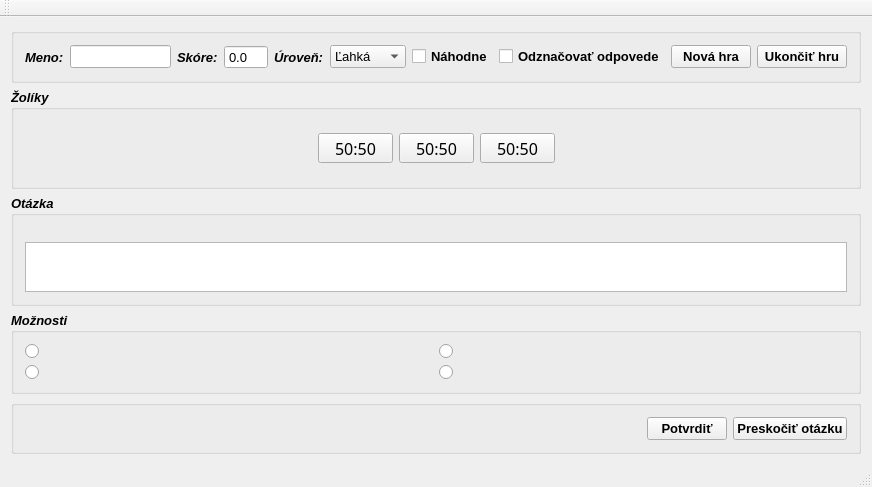
<?xml version="1.0" encoding="UTF-8"?>
<ui version="4.0">
 <class>cv8_milionarClass</class>
 <widget class="QMainWindow" name="cv8_milionarClass">
  <property name="geometry">
   <rect>
    <x>0</x>
    <y>0</y>
    <width>868</width>
    <height>487</height>
   </rect>
  </property>
  <property name="maximumSize">
   <size>
    <width>1920</width>
    <height>1080</height>
   </size>
  </property>
  <property name="font">
   <font>
    <family>Arial</family>
    <weight>75</weight>
    <italic>true</italic>
    <bold>true</bold>
   </font>
  </property>
  <property name="windowTitle">
   <string>cv8_milionar</string>
  </property>
  <widget class="QWidget" name="centralWidget">
   <property name="maximumSize">
    <size>
     <width>16777215</width>
     <height>16777215</height>
    </size>
   </property>
   <property name="font">
    <font>
     <family>Arial</family>
     <pointsize>10</pointsize>
     <weight>75</weight>
     <italic>true</italic>
     <bold>true</bold>
    </font>
   </property>
   <layout class="QVBoxLayout" name="verticalLayout">
    <item>
     <widget class="QGroupBox" name="groupBoxMain">
      <property name="minimumSize">
       <size>
        <width>850</width>
        <height>50</height>
       </size>
      </property>
      <property name="maximumSize">
       <size>
        <width>1000000</width>
        <height>1000000</height>
       </size>
      </property>
      <property name="font">
       <font>
        <family>Arial</family>
        <pointsize>10</pointsize>
        <weight>75</weight>
        <italic>true</italic>
        <bold>true</bold>
       </font>
      </property>
      <property name="title">
       <string/>
      </property>
      <layout class="QGridLayout" name="gridLayout">
       <item row="0" column="4">
        <widget class="QLabel" name="labelDifficulty">
         <property name="font">
          <font>
           <family>Arial</family>
           <pointsize>10</pointsize>
           <weight>75</weight>
           <italic>true</italic>
           <bold>true</bold>
          </font>
         </property>
         <property name="text">
          <string>Úroveň:</string>
         </property>
        </widget>
       </item>
       <item row="0" column="8">
        <widget class="QPushButton" name="pushButtonNewGame">
         <property name="font">
          <font>
           <family>Arial</family>
           <pointsize>10</pointsize>
           <weight>75</weight>
           <italic>false</italic>
           <bold>true</bold>
          </font>
         </property>
         <property name="text">
          <string>Nová hra</string>
         </property>
         <property name="default">
          <bool>false</bool>
         </property>
         <property name="flat">
          <bool>false</bool>
         </property>
        </widget>
       </item>
       <item row="0" column="9">
        <widget class="QPushButton" name="pushButtonEndGame">
         <property name="minimumSize">
          <size>
           <width>90</width>
           <height>0</height>
          </size>
         </property>
         <property name="font">
          <font>
           <family>Arial</family>
           <pointsize>10</pointsize>
           <weight>75</weight>
           <italic>false</italic>
           <bold>true</bold>
          </font>
         </property>
         <property name="text">
          <string>Ukončiť hru</string>
         </property>
        </widget>
       </item>
       <item row="0" column="6">
        <widget class="QCheckBox" name="randomQuestions">
         <property name="font">
          <font>
           <family>Arial</family>
           <pointsize>10</pointsize>
           <weight>75</weight>
           <italic>false</italic>
           <bold>true</bold>
          </font>
         </property>
         <property name="text">
          <string>Náhodne</string>
         </property>
        </widget>
       </item>
       <item row="0" column="5">
        <widget class="QComboBox" name="difficulty">
         <property name="font">
          <font>
           <family>Arial</family>
           <pointsize>10</pointsize>
           <weight>50</weight>
           <italic>false</italic>
           <bold>false</bold>
          </font>
         </property>
         <property name="currentIndex">
          <number>0</number>
         </property>
         <item>
          <property name="text">
           <string>Ľahká</string>
          </property>
         </item>
         <item>
          <property name="text">
           <string>Stredná</string>
          </property>
         </item>
         <item>
          <property name="text">
           <string>Ťažká</string>
          </property>
         </item>
        </widget>
       </item>
       <item row="0" column="0">
        <widget class="QLabel" name="labelName">
         <property name="font">
          <font>
           <family>Arial</family>
           <pointsize>10</pointsize>
           <weight>75</weight>
           <italic>true</italic>
           <bold>true</bold>
          </font>
         </property>
         <property name="text">
          <string>Meno:</string>
         </property>
        </widget>
       </item>
       <item row="0" column="3">
        <widget class="QDoubleSpinBox" name="scoreBox">
         <property name="font">
          <font>
           <family>Arial</family>
           <pointsize>10</pointsize>
           <weight>50</weight>
           <italic>false</italic>
           <bold>false</bold>
          </font>
         </property>
         <property name="frame">
          <bool>true</bool>
         </property>
         <property name="readOnly">
          <bool>true</bool>
         </property>
         <property name="buttonSymbols">
          <enum>QAbstractSpinBox::NoButtons</enum>
         </property>
         <property name="decimals">
          <number>1</number>
         </property>
        </widget>
       </item>
       <item row="0" column="1">
        <widget class="QLineEdit" name="lineEditName">
         <property name="minimumSize">
          <size>
           <width>100</width>
           <height>0</height>
          </size>
         </property>
         <property name="font">
          <font>
           <family>Arial</family>
           <pointsize>10</pointsize>
           <weight>50</weight>
           <italic>false</italic>
           <bold>false</bold>
          </font>
         </property>
         <property name="text">
          <string/>
         </property>
        </widget>
       </item>
       <item row="0" column="2">
        <widget class="QLabel" name="labelScore">
         <property name="font">
          <font>
           <family>Arial</family>
           <pointsize>10</pointsize>
           <weight>75</weight>
           <italic>true</italic>
           <bold>true</bold>
          </font>
         </property>
         <property name="text">
          <string>Skóre:</string>
         </property>
        </widget>
       </item>
       <item row="0" column="7">
        <widget class="QCheckBox" name="uncheckChoices">
         <property name="font">
          <font>
           <family>Arial</family>
           <pointsize>10</pointsize>
           <weight>75</weight>
           <italic>false</italic>
           <bold>true</bold>
          </font>
         </property>
         <property name="autoFillBackground">
          <bool>false</bool>
         </property>
         <property name="text">
          <string>Odznačovať odpovede</string>
         </property>
         <property name="tristate">
          <bool>false</bool>
         </property>
        </widget>
       </item>
      </layout>
     </widget>
    </item>
    <item>
     <widget class="QGroupBox" name="groupBoxZoliky">
      <property name="minimumSize">
       <size>
        <width>0</width>
        <height>100</height>
       </size>
      </property>
      <property name="maximumSize">
       <size>
        <width>1000000</width>
        <height>1000000</height>
       </size>
      </property>
      <property name="font">
       <font>
        <family>Arial</family>
        <pointsize>10</pointsize>
        <weight>75</weight>
        <italic>true</italic>
        <bold>true</bold>
       </font>
      </property>
      <property name="title">
       <string>Žolíky</string>
      </property>
      <layout class="QHBoxLayout" name="horizontalLayout">
       <item>
        <spacer name="horizontalSpacer">
         <property name="orientation">
          <enum>Qt::Horizontal</enum>
         </property>
         <property name="sizeHint" stdset="0">
          <size>
           <width>40</width>
           <height>20</height>
          </size>
         </property>
        </spacer>
       </item>
       <item>
        <spacer name="horizontalSpacer_3">
         <property name="orientation">
          <enum>Qt::Horizontal</enum>
         </property>
         <property name="sizeHint" stdset="0">
          <size>
           <width>40</width>
           <height>20</height>
          </size>
         </property>
        </spacer>
       </item>
       <item>
        <widget class="QPushButton" name="pushButtonZolik1">
         <property name="enabled">
          <bool>true</bool>
         </property>
         <property name="minimumSize">
          <size>
           <width>75</width>
           <height>30</height>
          </size>
         </property>
         <property name="maximumSize">
          <size>
           <width>75</width>
           <height>30</height>
          </size>
         </property>
         <property name="font">
          <font>
           <family>Kristen ITC</family>
           <pointsize>12</pointsize>
           <weight>50</weight>
           <italic>false</italic>
           <bold>false</bold>
          </font>
         </property>
         <property name="autoFillBackground">
          <bool>false</bool>
         </property>
         <property name="text">
          <string>50:50</string>
         </property>
         <property name="flat">
          <bool>false</bool>
         </property>
        </widget>
       </item>
       <item>
        <widget class="QPushButton" name="pushButtonZolik2">
         <property name="minimumSize">
          <size>
           <width>75</width>
           <height>30</height>
          </size>
         </property>
         <property name="maximumSize">
          <size>
           <width>75</width>
           <height>30</height>
          </size>
         </property>
         <property name="font">
          <font>
           <family>Kristen ITC</family>
           <pointsize>12</pointsize>
           <weight>50</weight>
           <italic>false</italic>
           <bold>false</bold>
          </font>
         </property>
         <property name="text">
          <string>50:50</string>
         </property>
        </widget>
       </item>
       <item>
        <widget class="QPushButton" name="pushButtonZolik3">
         <property name="enabled">
          <bool>true</bool>
         </property>
         <property name="minimumSize">
          <size>
           <width>75</width>
           <height>30</height>
          </size>
         </property>
         <property name="maximumSize">
          <size>
           <width>75</width>
           <height>30</height>
          </size>
         </property>
         <property name="font">
          <font>
           <family>Kristen ITC</family>
           <pointsize>12</pointsize>
           <weight>50</weight>
           <italic>false</italic>
           <bold>false</bold>
          </font>
         </property>
         <property name="text">
          <string>50:50</string>
         </property>
         <property name="autoDefault">
          <bool>false</bool>
         </property>
         <property name="default">
          <bool>false</bool>
         </property>
         <property name="flat">
          <bool>false</bool>
         </property>
        </widget>
       </item>
       <item>
        <spacer name="horizontalSpacer_4">
         <property name="orientation">
          <enum>Qt::Horizontal</enum>
         </property>
         <property name="sizeHint" stdset="0">
          <size>
           <width>40</width>
           <height>20</height>
          </size>
         </property>
        </spacer>
       </item>
       <item>
        <spacer name="horizontalSpacer_2">
         <property name="orientation">
          <enum>Qt::Horizontal</enum>
         </property>
         <property name="sizeHint" stdset="0">
          <size>
           <width>40</width>
           <height>20</height>
          </size>
         </property>
        </spacer>
       </item>
      </layout>
     </widget>
    </item>
    <item>
     <widget class="QGroupBox" name="groupBoxQuestion">
      <property name="minimumSize">
       <size>
        <width>0</width>
        <height>100</height>
       </size>
      </property>
      <property name="maximumSize">
       <size>
        <width>1000000</width>
        <height>1000000</height>
       </size>
      </property>
      <property name="font">
       <font>
        <family>Arial</family>
        <pointsize>10</pointsize>
        <weight>75</weight>
        <italic>true</italic>
        <bold>true</bold>
       </font>
      </property>
      <property name="title">
       <string>Otázka</string>
      </property>
      <property name="flat">
       <bool>false</bool>
      </property>
      <layout class="QVBoxLayout" name="verticalLayout_3">
       <item>
        <spacer name="verticalSpacer">
         <property name="orientation">
          <enum>Qt::Vertical</enum>
         </property>
         <property name="sizeHint" stdset="0">
          <size>
           <width>20</width>
           <height>5</height>
          </size>
         </property>
        </spacer>
       </item>
       <item>
        <widget class="QTextEdit" name="textEditQuestion">
         <property name="minimumSize">
          <size>
           <width>0</width>
           <height>50</height>
          </size>
         </property>
         <property name="maximumSize">
          <size>
           <width>16777215</width>
           <height>50</height>
          </size>
         </property>
         <property name="font">
          <font>
           <family>Arial</family>
           <pointsize>10</pointsize>
           <weight>50</weight>
           <italic>false</italic>
           <bold>false</bold>
          </font>
         </property>
         <property name="cursor" stdset="0">
          <cursorShape>ArrowCursor</cursorShape>
         </property>
         <property name="readOnly">
          <bool>true</bool>
         </property>
        </widget>
       </item>
      </layout>
     </widget>
    </item>
    <item>
     <widget class="QGroupBox" name="groupBoxChoices">
      <property name="minimumSize">
       <size>
        <width>0</width>
        <height>80</height>
       </size>
      </property>
      <property name="maximumSize">
       <size>
        <width>1000000</width>
        <height>1000000</height>
       </size>
      </property>
      <property name="title">
       <string>Možnosti</string>
      </property>
      <layout class="QGridLayout" name="gridLayout_2">
       <item row="0" column="1">
        <widget class="QRadioButton" name="choiceA">
         <property name="font">
          <font>
           <family>Arial</family>
           <pointsize>10</pointsize>
           <weight>50</weight>
           <italic>false</italic>
           <bold>false</bold>
          </font>
         </property>
         <property name="text">
          <string/>
         </property>
         <property name="checked">
          <bool>false</bool>
         </property>
        </widget>
       </item>
       <item row="0" column="2">
        <widget class="QRadioButton" name="choiceB">
         <property name="font">
          <font>
           <family>Arial</family>
           <pointsize>10</pointsize>
           <weight>50</weight>
           <italic>false</italic>
           <bold>false</bold>
          </font>
         </property>
         <property name="text">
          <string/>
         </property>
        </widget>
       </item>
       <item row="1" column="1">
        <widget class="QRadioButton" name="choiceC">
         <property name="font">
          <font>
           <family>Arial</family>
           <pointsize>10</pointsize>
           <weight>50</weight>
           <italic>false</italic>
           <bold>false</bold>
          </font>
         </property>
         <property name="text">
          <string/>
         </property>
        </widget>
       </item>
       <item row="1" column="2">
        <widget class="QRadioButton" name="choiceD">
         <property name="font">
          <font>
           <family>Arial</family>
           <pointsize>10</pointsize>
           <weight>50</weight>
           <italic>false</italic>
           <bold>false</bold>
          </font>
         </property>
         <property name="text">
          <string/>
         </property>
         <property name="checkable">
          <bool>true</bool>
         </property>
         <property name="checked">
          <bool>false</bool>
         </property>
        </widget>
       </item>
      </layout>
     </widget>
    </item>
    <item>
     <widget class="QGroupBox" name="groupBoxBottom">
      <property name="minimumSize">
       <size>
        <width>0</width>
        <height>50</height>
       </size>
      </property>
      <property name="maximumSize">
       <size>
        <width>1000000</width>
        <height>1000000</height>
       </size>
      </property>
      <property name="title">
       <string/>
      </property>
      <layout class="QHBoxLayout" name="horizontalLayout_2">
       <item>
        <spacer name="horizontalSpacer_5">
         <property name="orientation">
          <enum>Qt::Horizontal</enum>
         </property>
         <property name="sizeHint" stdset="0">
          <size>
           <width>40</width>
           <height>20</height>
          </size>
         </property>
        </spacer>
       </item>
       <item>
        <widget class="QPushButton" name="pushButtonAccept">
         <property name="font">
          <font>
           <family>Arial</family>
           <pointsize>10</pointsize>
           <weight>75</weight>
           <italic>false</italic>
           <bold>true</bold>
          </font>
         </property>
         <property name="text">
          <string>Potvrdiť</string>
         </property>
        </widget>
       </item>
       <item>
        <widget class="QPushButton" name="pushButtonSkip">
         <property name="font">
          <font>
           <family>Arial</family>
           <pointsize>10</pointsize>
           <weight>75</weight>
           <italic>false</italic>
           <bold>true</bold>
          </font>
         </property>
         <property name="text">
          <string>Preskočiť otázku</string>
         </property>
        </widget>
       </item>
      </layout>
     </widget>
    </item>
   </layout>
  </widget>
  <widget class="QMenuBar" name="menuBar">
   <property name="geometry">
    <rect>
     <x>0</x>
     <y>0</y>
     <width>868</width>
     <height>21</height>
    </rect>
   </property>
  </widget>
  <widget class="QToolBar" name="mainToolBar">
   <attribute name="toolBarArea">
    <enum>TopToolBarArea</enum>
   </attribute>
   <attribute name="toolBarBreak">
    <bool>false</bool>
   </attribute>
  </widget>
  <widget class="QStatusBar" name="statusBar"/>
 </widget>
 <layoutdefault spacing="6" margin="11"/>
 <resources>
  <include location="cv8_milionar.qrc"/>
 </resources>
 <connections/>
</ui>
